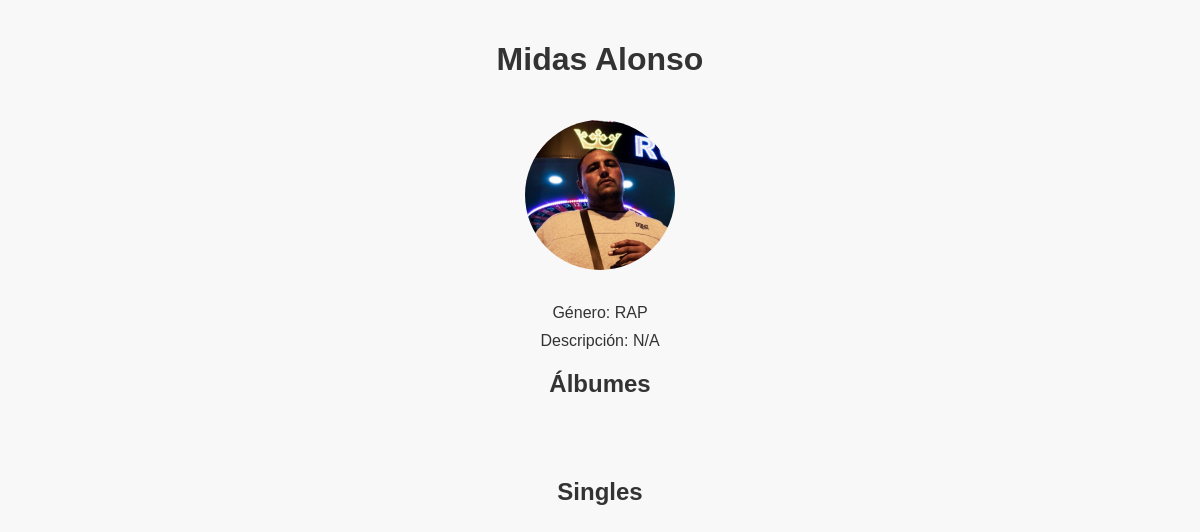
Before: /artist/1/ with the older database file.
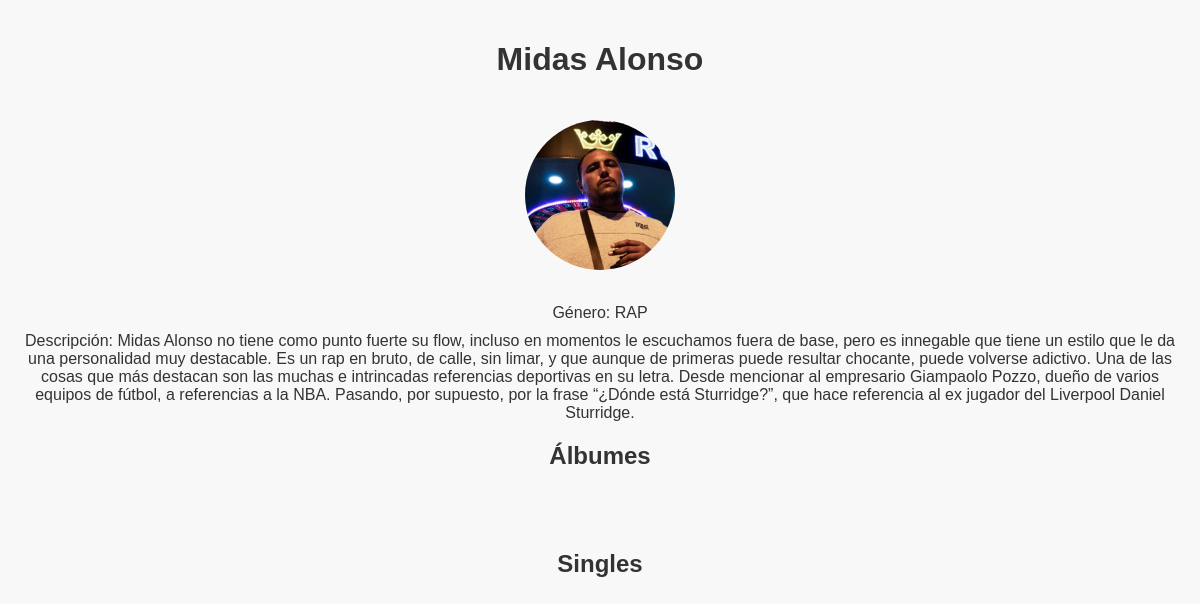
After: the same page with the newer database file.
### MusicArchive/models.py (models this page shows, shortened)
class Artist(models.Model):
    name = models.CharField(max_length=200)
    genre = models.ForeignKey(Genre, on_delete=models.CASCADE)
    image = models.ImageField(upload_to='artist_images/', null=True, blank=True)
    description = models.TextField(blank=True)  # Added description field

class Genre(models.Model):
    name = models.CharField(max_length=100)
    description = models.TextField()
    image = models.ImageField(upload_to='artist_images/', null=True, blank=True)

### MusicArchive/views.py (the view)
# urls.py: path('artist/<int:artist_id>/', views.artist_detail, name='artist_detail'),
def artist_detail(request, artist_id):
    artist = get_object_or_404(Artist, id=artist_id)
    return render(request, 'artist_detail.html', {'artist': artist})

### MusicArchive/templates/artist_detail.html (shortened to what this page needs)
{% load static %}
<!DOCTYPE html>
<html lang="es">
<head>
    <link rel="stylesheet" href="{% static 'css/artist_detail.css' %}">
</head>
<body>
    <div class="artist-details">
        <h1>{{ artist.name }}</h1>
        <img src="{{ artist.image.url }}" alt="{{ artist.name }} Imagen" class="artist-image">
        <p class="artist-property">Género: {{ artist.genre.name }}</p>
        <p class="artist-property">Descripción: {{ artist.description|default:"N/A" }}</p>
        <div class="albums-section">
            <h2>Álbumes</h2>
            <ul class="album-list">
            </ul>
        </div>
        <div class="singles-section">
            <h2>Singles</h2>
            <ul class="single-list">
            </ul>
        </div>
    </div>
</body>
</html>

### MusicArchive/static/css/artist_detail.css (style rules this page uses)
body { font-family: 'Arial', sans-serif; margin: 0; padding: 0; background-color: #f8f8f8; color: #333; }
.artist-details { text-align: center; padding: 20px; }
h1 { color: #333; }
.artist-image { width: 150px; height: 150px; object-fit: cover; border-radius: 50%; margin: 20px 0; }
.artist-property { margin: 10px 0; }
.albums-section, .singles-section { margin-top: 20px; }
h2 { color: #333; }
.album-list, .single-list { list-style: none; display: flex; flex-wrap: wrap; justify-content: space-around; padding: 20px; }

Changed rows visible on the page:
changed Artist "Midas Alonso": description "N/A" → "Midas Alonso no tiene como punto fuerte su flow, incluso en momentos le escuchamos fuera de base, pero es innegable que tiene un estilo que le da una personalidad muy destacable. Es un rap en bruto, de calle, sin limar, y que aunque de primeras puede resultar chocante, puede volverse adictivo. Una de las cosas que más destacan son las muchas e intrincadas referencias deportivas en su letra. Desde mencionar al empresario Giampaolo Pozzo, dueño de varios equipos de fútbol, a referencias a la NBA. Pasando, por supuesto, por la frase “¿Dónde está Sturridge?”, que hace referencia al ex jugador del Liverpool Daniel Sturridge."
